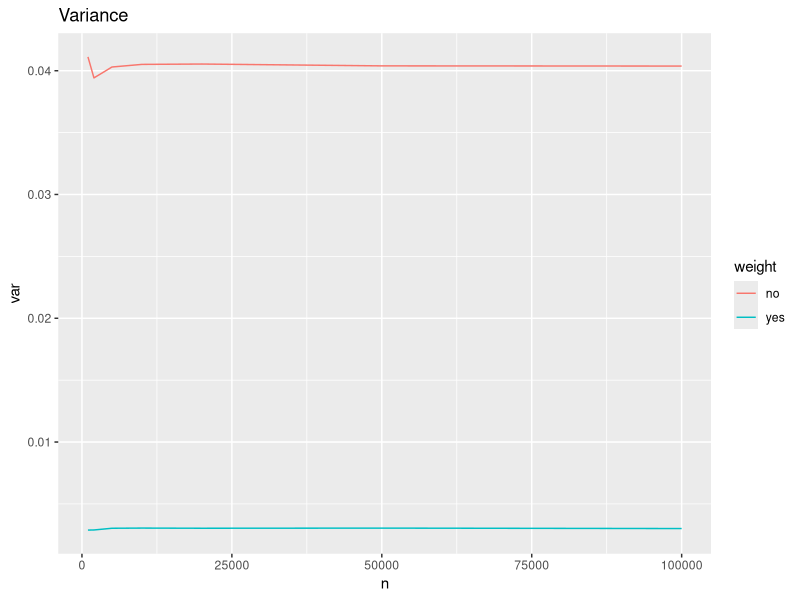
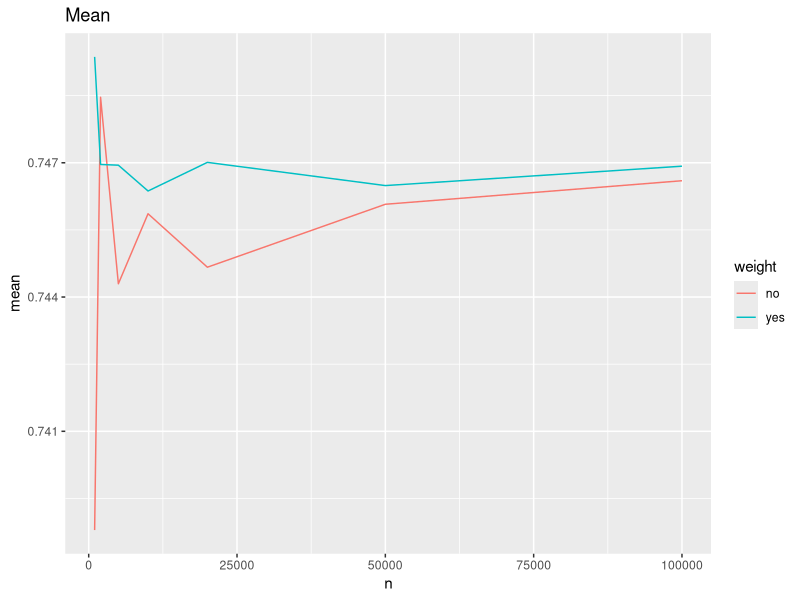
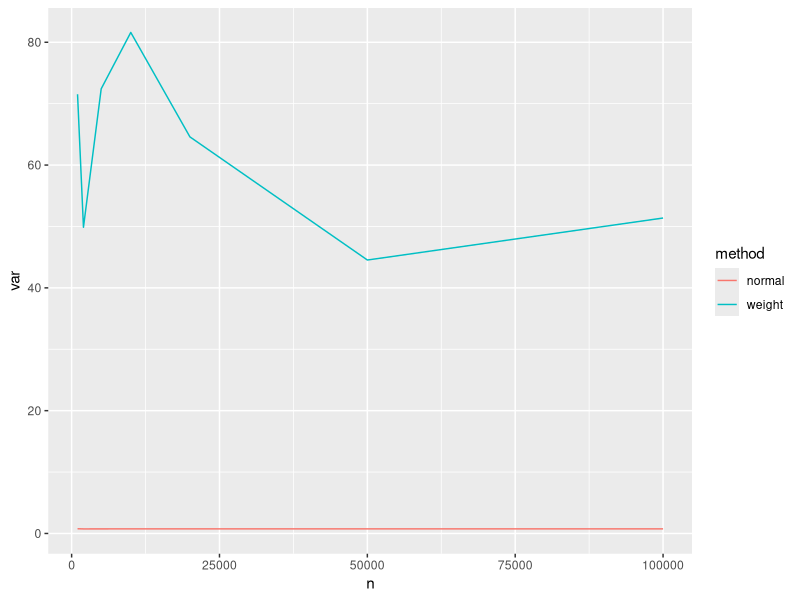
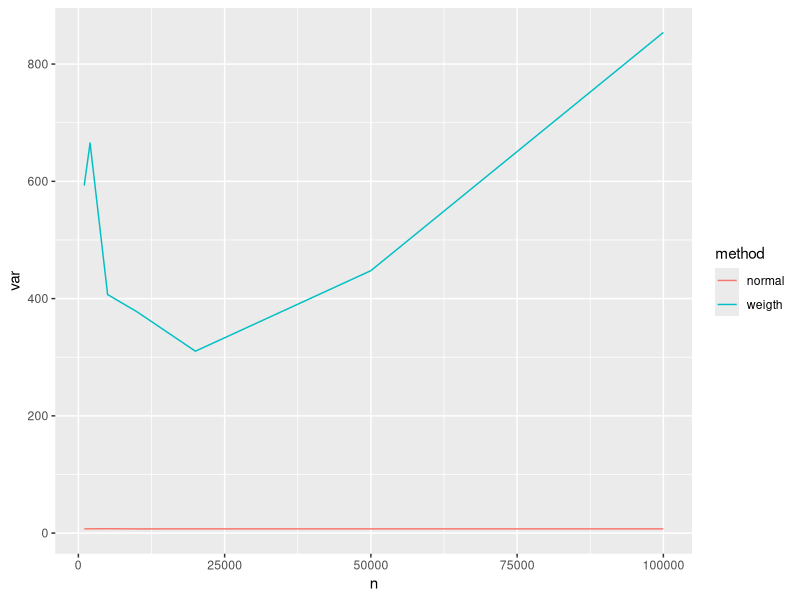

Source code (R) for these figures, in order:
## ---- chunk 1
knitr::opts_chunk$set(echo = TRUE)
library(tidyverse)
library(magrittr)
## ---- chunk 2
x <- runif(10000, 0, 1)

exp(2*x) %>% mean
## ---- chunk 3
x <- runif(1000, 0, 2)

(2 - 0)*exp(2*x) %>% mean
## ---- chunk 4
x <- runif(1000, 0, 1)


inv_G <- function(x) -1*log(1 - x*(exp(1) - 1)/exp(1))
g <- function(x) (exp(-x+1))/(exp(1)-1)
f <- function(x) exp(-x^2)
p <- function(x) dunif(x, 0, 1)

# weight
w <- function(x) p(x)/g(x)



weighted_mc <- function(n = 1000) {
  X <- inv_G(runif(n, 0, 1))
  X <- X[X<=1]
  Y <- w(X)*f(X)
  c(mean = mean(Y), var = var(Y))
}

normal_mc <- function(n = 1000) {
  x <- runif(n, 0, 1)
  c(mean = mean(f(x)), var = var(f(x)))
}

print("Importance weighing mean and variance")
weighted_mc()

print("No importance weighing mean and variance")
normal_mc()


## ---- chunk 5

comparison_df <- lapply(1000*c(1, 2, 5, 10, 20, 50, 100), function(n) {
  rbind(
    c(n, weighted_mc(n)),
    c(n, normal_mc(n))
  ) %>% as.data.frame() %>% 
    cbind(c("yes", "no"))
  
}) %>%
  do.call(rbind, .) %>%
  set_colnames(c("n", "mean", "var", "weight"))

p_var <- comparison_df %>%
  ggplot(aes(x = n, y = var, color = weight)) +
  geom_line() +
  labs(title = "Variance")

p_mean <- comparison_df %>%
  ggplot(aes(x = n, y = mean, color = weight)) +
  geom_line() +
  labs(title = "Mean")

print(p_var)
print(p_mean)

## ---- chunk 6

x <- runif(10000, 0, 3)

# f(x) = x
(3 - 0)*x %>% mean

# f(x) = x^2
(3 - 0)*x^2 %>% mean

## ---- chunk 7
AADD <- function(X) {
    
  Y <- c()  
  for(i in 1:length(X)) {
    x <- X[i]
          if(x < 0 | x > 3) {
        y <- 0
      } else if(x < 1) {
        y <-  .5*x
      } else if (x > 2) {
        y <-  .5 - .5*(x - 2)
      } else if(x < 2 & 1 < x) {
        y <- .5
      }
    Y <- c(Y, y)
  }

  Y
}
inv_AADD_CDF <- function(x) {
  
  if(x < 0 | 1 < x) {
    stop("x not in [0, 1]")
  }
  
  if(x < .25) {
    y <- 2*sqrt(x)
  } else if(x < .75) {
    y <- 2*x + .5
  } else {
    y <- 3 - 2*sqrt(1-x)
  }
  
  return(y)
}



weighted_mc <- function(n = 1000, a, b, f, q, inv_cdf_q) {
  
  x <- runif(n)
  X <- sapply(x, inv_cdf_q)
  
  w <- function(x) dunif(x, a, b)/q(x)
  Y <- (b - a)*w(X)*f(X)
  
  c(mean = mean(Y), var = var(Y))
}



normal_mc <- function(n = 1000, a, b, func) {
  x <- runif(n, a, b)
  c(mean = (b-a)*mean(func(x)), var = var(func(x)))
}



# f(x) = x
weighted_mc(10000, 0, 3,
            f = function(x) x,
            q = function(x) AADD(x),
            inv_cdf_q = function(x) inv_AADD_CDF(x))

# f(x) = x^2
weighted_mc(10000, 0, 3,
            f = function(x) x^2,
            q = function(x) AADD(x),
            inv_cdf_q = function(x) inv_AADD_CDF(x))
## ---- chunk 8

compare_estimates <- lapply(1000*c(1, 2, 5, 10, 20, 50, 100), function(n) {
  
  x <- runif(n, 0, 1)
  
  x_mc <- normal_mc(n, 0, 3, function(x) x)
  x2_mc <- normal_mc(n, 0, 3, function(x) x^2)
  
  
  x_aadd <- weighted_mc(10000, 0, 3,
                               f = function(x) x,
                               q = function(x) AADD(x),
                               inv_cdf_q = function(x) inv_AADD_CDF(x))
  x2_aadd <-  weighted_mc(10000, 0, 3,
                               f = function(x) x^2,
                               q = function(x) AADD(x),
                               inv_cdf_q = function(x) inv_AADD_CDF(x))
  
  df <- rbind(x_mc, x2_mc, x_aadd, x2_aadd) %>% 
    as.data.frame() %>% 
    cbind(func = c("x", "x2", "x", "x2"),
          method = c("normal", "normal", "weight", "weigth"),
          n = rep(n, 4))
    
    
  
  
  df
  
}) %>% 
  do.call(rbind, .) 



compare_estimates %>% 
  filter(func == "x") %>% 
  ggplot(aes(x = n, y = var, color = method)) +
  geom_line()


compare_estimates %>% 
  filter(func == "x2") %>% 
  ggplot(aes(x = n, y = var, color = method)) +
  geom_line()

## ---- chunk 9


weighted_mc <- function(n = 1000, f) {
  
  x <- runif(n)
  X <- sapply(x, inv_AADD_CDF)
  
  w <- function(x) dunif(x, 0, 3)/AADD(x)
  Y <- 3*w(X)*f(X)
  
  mean(Y)
}


